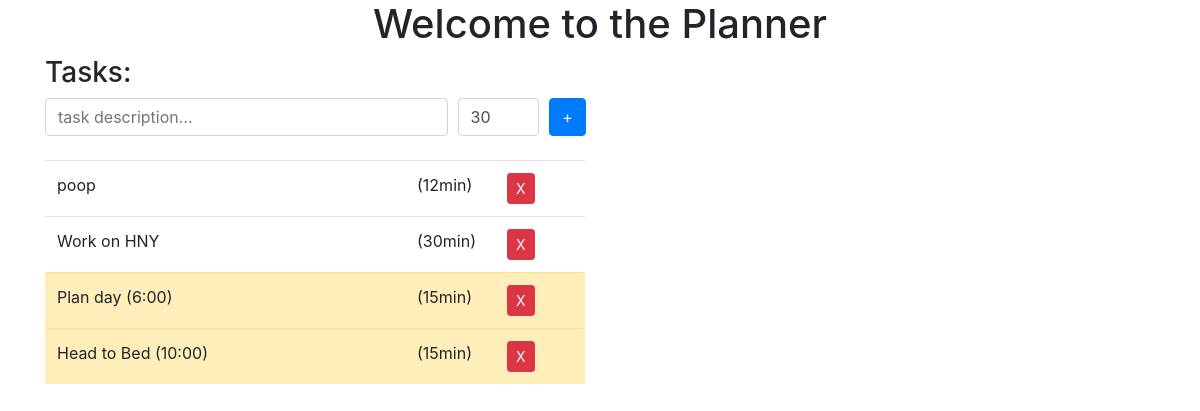
/planner/, run on the app's committed database.
### planner/models.py (models this page shows, shortened)
class Task(models.Model):
    description = models.CharField(max_length=200, null=False)
    minutes_to_complete = models.IntegerField(null=False)
    is_completed = models.BooleanField(default=False)

class AgendaItem(models.Model):
    agenda = models.ForeignKey(Agenda, on_delete=models.CASCADE, related_name='agenda_items')
    start_time = models.TimeField()
    task = models.ForeignKey(Task, on_delete=models.CASCADE, related_name='agenda_items')
    class Meta:
        ordering = ['start_time', ]
        constraints = [
            models.UniqueConstraint(fields=['agenda', 'task'], name='unique_task_for_agenda')
        ]

### planner/views.py (the view, shortened to what this page needs)
# urls.py: path('', views.IndexPage.as_view(), name='index'),
class IndexPage(generic.edit.FormView):
    template_name = 'planner/index.html'
    form_class = TaskForm
    success_url = '/planner/'
    def get_context_data(self, **kwargs):
        context = super().get_context_data(**kwargs)
        context['tasks'] = Task.objects.filter(Q(agenda_items__isnull=True)
                                               | Q(agenda_items__agenda__date=datetime.now()))
        today_agenda, _ = Agenda.objects.get_or_create(date=datetime.now().date())
        context['agenda'] = today_agenda
        return context

### planner/forms.py
class TaskForm(forms.Form):
    description = forms.CharField(label='Task Description', max_length=30,
                                  widget=forms.TextInput(attrs={'placeholder': 'task description...',
                                                                'class': 'form-control'}))
    minutes_to_complete = forms.IntegerField(label='Minutes to Complete', max_value=120, min_value=5, initial=30,
                                             widget=forms.NumberInput(attrs={'class': 'form-control'}))

### planner/templates/planner/index.html (shortened to what this page needs)
{% extends "planner/base.html" %}
{% block style %}
<link href='https://cdn.jsdelivr.net/npm/fullcalendar@5.10.2/main.min.css' rel='stylesheet' />
{% endblock style %}
{% block content %}
<div class="container">
    <div class="row justify-content-center">
        <h1>Welcome to the Planner</h1>
    </div>
</div>
<div class="container">
    <div class="row">
        <div id="tasks" class="col">
            <h3>Tasks:</h3>
            <form id="task-form" method="post", action="/planner/" class="form-row" autocomplete="off">
                <div class="col-9">
                    {{ form.description }}
                </div>
                <div class="col-2">
                    {{ form.minutes_to_complete }}
                </div>
                <div class="col-1">
                    <input class="btn btn-primary" type="submit" value="+">
                </div>
            </form>
            {% if tasks %}
            <table class="table table-hover">
                <tbody id="task_sortable" class="sortable tasks">
                    {% for task in tasks %}
                    <tr
                            class="completable task
                            {% if task.agenda_items.all %} table-warning {% endif %}
                            "
                            data-taskid="{{task.id}}"
                            data-duration="{{task.minutes_to_complete}}">
                        <td class="col-8 description">{{ task.description  }}
                        {% if task.agenda_items.all %}
                            <span class="startTime">({{ task.agenda_items.all.0.start_time | date:"g:i" }})</span>
                        {% endif %}
                        </td>
                        <td class="col-2 duration">({{ task.minutes_to_complete }}min)</td>
                        <td class="col-2"><a class="btn btn-sm btn-danger"
                                             data-confirm="Are you sure?"
                                             data-method="delete"
                                             href="delete_task/{{ task.id }}"
                                             rel="nofollow">X</a></td>
                    </tr>
                    {% endfor %}
                </tbody>
                <br />
            </table>
            {% endif %}
        </div>
        <div id="agenda" class="col"></div>
    </div>
</div>
{% endblock content %}

### planner/templates/planner/base.html (shortened to what this page needs)
<!DOCTYPE html>
<html lang="en">
<head>
    <link rel="stylesheet" href="https://cdn.jsdelivr.net/npm/bootstrap@4.6.1/dist/css/bootstrap.min.css">
    {% block style %}
    {% endblock style %}
</head>
<body>
    <div id="content">
        {% block content %}
        {% endblock content %}
    </div>
</body>
</html>

### planner/templates/planner/index.html (style rules this page uses)
#agenda { height: 90vh }

### data on the page
Task: description "poop", minutes_to_complete "12"
Task: description "Work on HNY", minutes_to_complete "30"
Task: description "Plan day", agenda_items.all.0.start_time "6:00", minutes_to_complete "15"
Task: description "Head to Bed", agenda_items.all.0.start_time "10:00", minutes_to_complete "15"
